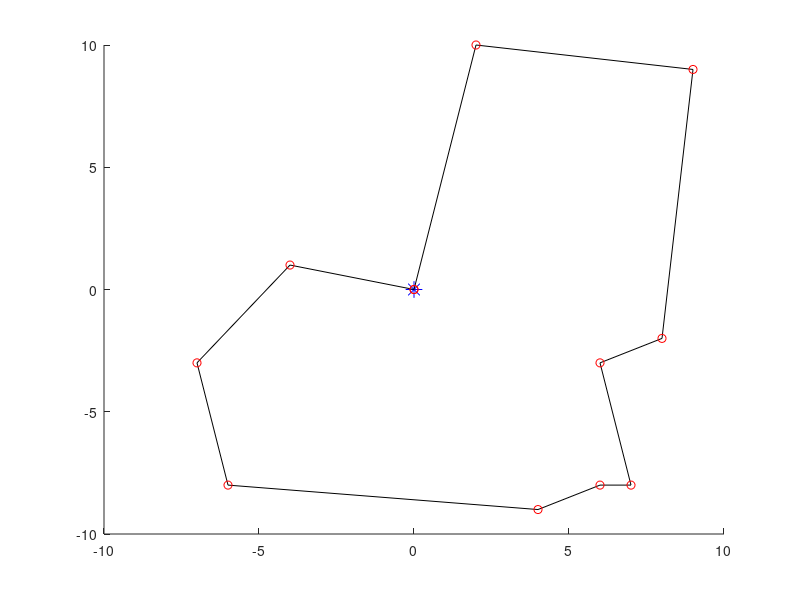
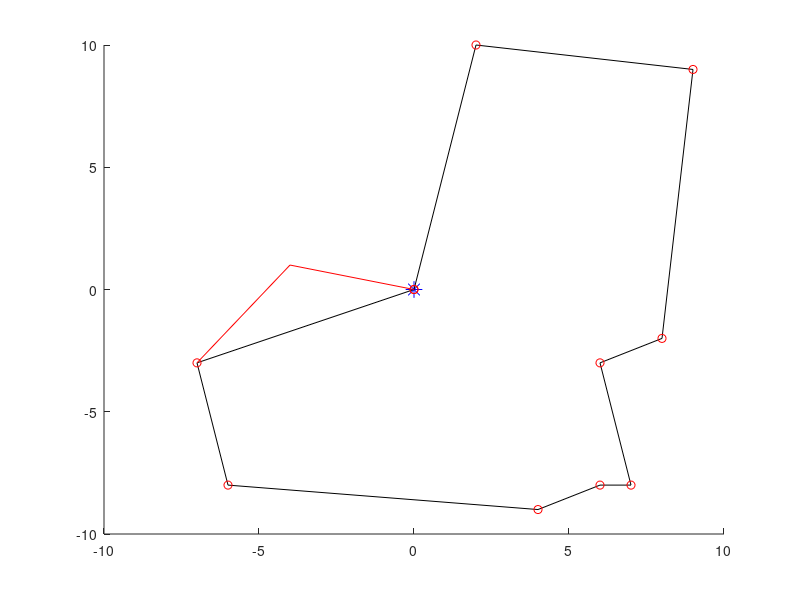
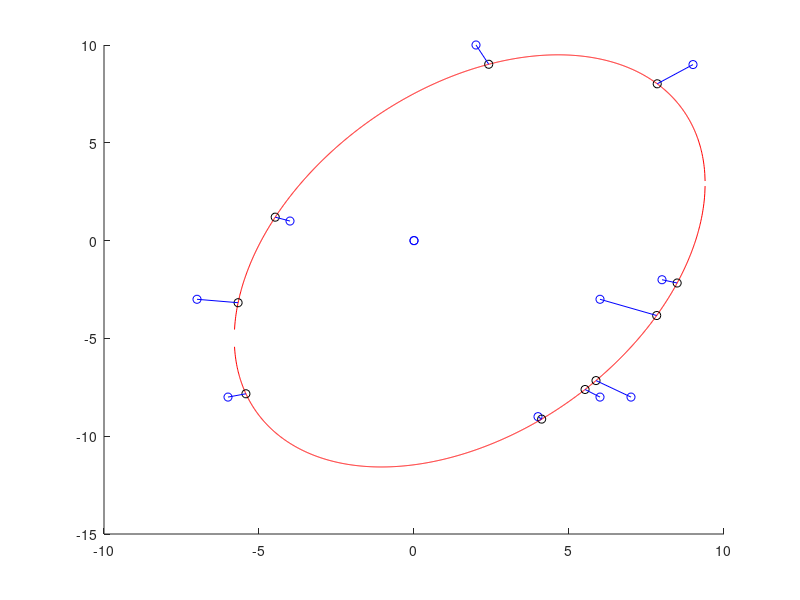

These charts were generated, in order, by the following MATLAB code: (Note: this script raises an error after producing the figures.)
function[] = TDRA( )
% This main function will execute the entirety of the Truck and Drone 
% routing algorithm. 

%%%
% When it comes to calculating the "travel time between two customers" we will 
% use the distance between the two nodes for trucks. When calculating the 
% travel time between two customers by UAV, we will use the distance but 
% divided by a speed factor of 1.5.
%%%

    % Variables 
    %      C0            Set of customer locations with depot as the starting
    %                     location where C0.x is the x location of the
    %                     customers and C0.y is the y locations of the
    %                     customers. 
    %       c            Number of customers
    %       U            Set of drones
    %       u            Number of drones
    % aafDistancesTruck  Travel times between two customers i & j by truck
    %     soln           Our representation of the solution where:
    %                      ansoln.Part1 represents the sequence of customers
    %                          visited by the truck
    %                      ansoln.Part2 represents the assignment of
    %                          customers to UAVs & also the sequence of
    %                          visits by each UAV
    %                      ansoln.Part3 represents the launch locations of
    %                          each UAV for every flight
    %                      ansoln.Part4 represents the reconvene locations of
    %                          each UAV for every flight
    %       Rmax         Maximum number of iterations that our heuristic
    %                      will run
    %       WeightInfo   The weight of each heuristic which serves as an
    %                      indicator of the performance of the heuristic

    
    
    
    % Generate customer locations
%     C0.x = (50 - -50)*rand(1, 4) + -50;
%     C0.y = (50 - -50)*rand(1, 4) + -50;
%     C0.x = [ 0 -10 0 0 ]; % we treat the first slot as the depot;
%     C0.y = [ 0 0 -10 -5 ];  % we treat the first slot as the depot;
%     C0.x = [ 0 randi([-10, 10], 1, 10) 0 ];
%     C0.y = [ 0 randi([-10, 10], 1, 10) 0 ];
    
    C0.x = [ 0 -4 -7 -6 4 6 2 9 8 7 6 0 ];
    C0.y = [ 0 1 -3 -8 -9 -3 10 9 -2 -8 -8 0];
    
% %          0  1  2  3  4  0   Customer ID
% %          1  2  3  4  5  6   Indices
%     C0.x = [ 0  8  6 -7  1  0 ];
%     C0.y = [ 0 -2 -3 -3  2  0 ];

%            0  1  2  3  4  5  6  0  Customer ID
%            1  2  3  4  5  6  7  8  Indices
%     C0.x = [ 0 -2 -3  2  2  7 -4  0 ]; 
%     C0.y = [ 0  4  1  4  3  1  3  0 ]; 

% 
%     C0.x = [0, 1, 2, 3, 3, 2, 1, 0 ]
%     C0.y = [0, 1, 1, 0.1, -1, -1, -1, 0]

%%%%%%%%%%%%%%%%%%%%%%%%Testing ellipse fitting %%%%%%%%%%%%%%%%%%%%%%%%
% Slanted ellipse
%     C0.x = [ 1, 2, 3, 4, 4.5, 5, 5.5, 6, 6, 5.7, 5.5, 5, 4, 3, 1, ...
%              -1, -3, -6, -7, -7.5, -7, -6, ...
%              -3, -2, -1, -4, -5];
%     C0.y = [ 7, 6, 5, 4, 3, 2, 0.5, -1, -1.5, -3.5, -4, -5, -5.3, -5.2, -4.5,...
%              8, 8, 7, 6, 4, 2, 0, ...
%              -2.5, -3, -3.5, -1.5, -1];
    

% Ellipse along x axis; This works well 
%     C0.x = [ -3, -2.5, -2, -1.5, -1, -.5, 0, .5, 1, 1.5, 2, 2.5, 3, -3, -2.5, -2, -1.5, -1, -.5, 0, .5, 1, 1.5, 2, 2.5, 3 ];
%     C0.y = [ 0.54, 1.06, 1.34, 1.52, 1.64, 1.71, 1.73, 1.71, 1.64, 1.54, 1.34, 1.06, .54, -0.54, -1.06, -1.34, -1.52, -1.64, -1.71, -1.73, -1.71, -1.64, -1.54, -1.34, -1.06, -.54 ];

% Ellipse along y axis
%     C0.x = [ 0 [ -2 : 0.5 : 2 ] [ -2 : 0.5 : 2 ] 0]
%     C0.y = [0 sqrt( 1 - (C0.x(1 : 9).^2)/4 ) [ -1*sqrt( 1 - (C0.x(10 : 18).^2)/4 ) ] 0 ]
    



    % Plot the customer locations
%     hold on
%     figure( 1 );
%     plot(0,0,'b*', 'MarkerSize', 12)
%     plot(C0.x, C0.y, 'bo')
%     hold off

    
    % Numbers of customers (excluding the depot) 
    c = length(C0.x) - 2;
    
    % Number of drones
    U = [1, 2];
    u = length(U);
    
    % Initial and final temperature (Inputs for SA)
    T0 = 90;
    TFinal = 0.01; 
    Beta_SA = 0.99;
    Imax = 20;
    
    % Calculate the distances between each all points
    % Here, our first row of the columns is how far our depot is from each 
    % of the customers. 
    aafDistances = calculateDistances(C0.x, C0.y);
    
    
    % Initialize solution data structure
    soln.anPart1 = zeros(1, length(C0.x));  % the Truck Route
    soln.anPart2 = [-1];  % Assignment of customers to UAVs
    soln.anPart3 = [-1];  % Launch locations of the UAVs
    soln.anPart4 = [-1];  % Reconvene locations of the UAVs
    
    
    % Generate initial solution s, to the STRPD based on SA
    s = simulatedAnnealing(c, aafDistances, soln, T0, TFinal, Beta_SA, Imax, u);
    
%%%%%%%%%%%%%%%%%%%%%%%%%%%%%%%%%%%%%%%%%%%%%%%%%%%%%%%%%%%%%%%%%%%%%%%%
    % Test plotting our path with drones
    % THis is correct btw
%     s.anPart1 = [ 0 4 2 3 0 ];
%     s.anPart3 = [ 2 -1 ];   % These indices refer to the cell number in part 1, so this is wrong. 
%     s.anPart2 = [ 1 -1 ];   % visits customer 1
%     s.anPart4 = [ 3 -1 ];   % returns to index 2 of s.anPart1 (which is customer 3)
% 
%     s.anPart1 = [ 0 4 3 1 2 0 ];    % MOST RECENT TEST
%     s.anPart3 = [ 1 -1 4 ];
%     s.anPart2 = [ 5 -1 6 ];
%     s.anPart4 = [ 3 -1 5 ]; 
    
%     s.anPart1 = [ 0 4 2 0 ];
%     s.anPart3 = [ 2 3 -1 ];   % These indices refer to the cell number in part 1, so this is wrong. 
%     s.anPart2 = [ 1 3 -1 ];   % visits customer 1
%     s.anPart4 = [ 3 4 -1 ];   % returns to index 2 of s.anPart1 (which is customer 3)

%     s.anPart1 = [ 0 4 2 0 ];
%     s.anPart3 = [ 2 -1 3 ];   % These indices refer to the cell number in part 1, so this is wrong. 
%     s.anPart2 = [ 1 -1 3 ];   % visits customer 1
%     s.anPart4 = [ 3 -1 4 ];   % returns to index 2 of s.anPart1 (which is customer 3)

%     s.anPart1 = [ 0 4 2 0 ];
%     s.anPart3 = [ 2 -1 3 ];   % These indices refer to the cell number in part 1, so this is wrong. 
%     s.anPart2 = [ 1 -1 3 ];   % visits customer 1
%     s.anPart4 = [ 3 -1 4 ];   % returns to index 2 of s.anPart1 (which is customer 3)
%%%%%%%%%%%%%%%%%%%%%%%%%%%%%%%%%%%%%%%%%%%%%%%%%%%%%%%%
%%%%%%%%%%%%%%%%%%%%%%%%%%%%%%%%%%%%%%%%%%%%%%%%%%%%%%%%%%%%%%%%%%%%%%%%

    % Plot the truck and drone route
    plot_route( C0, s, 1);
    
    
    % Initialize best solution, the rsult of the best solution, the 
    % iteration number, and the temperature
    s_best = s;
    fs_best = f(aafDistances, s_best, u);
    
    
    % Elliptical stuff
    solnOut = ellipticalCustomerAssignment( s_best, C0, u);
    
    % ALAN FIX THIS
    % The reason our plot isn't working too well is because for whatever
    % reason, the solnOut is choosing to return to a customer location that
    % is further away than the one it should be returning to . 
    hold on; 
    plot_route( C0, solnOut, 4)
    hold off; 
    
    f(aafDistances, solnOut, u)

    % This is line 4 of Algorithm 1: Outline of the TDRA
    solnTest = apply_heuristic_2_opt(solnOut, C0, aafDistances)

    WeightInfo = weight_init();

    Rmax = 10; 
    for iIter = 1 : Rmax
        nHeuristic = select_heuristic(WeightInfo);
    end
    
end

%%%%%%%%%%%%%%%%%%%%%%%%%%%%%%%%%%%%%%%%%%%%%%%%%%%%%%%%%%%%%%%%%%%%%%%%%%%
function[ ] = plot_route( C0, s, fig_num ) 
% plot_route will take in the customer locations & the initial solution
% produced via the Simulated annealing method. It will then plot the route 
% the truck will take. 
% Input 
%   C0      The locations of all the customers
%   s       The route we are plotting 
%   u       The number of drones 
%  fig_num  The number of the figure
% Output
%   

    % Variables
    %    a, b     Placeholder variables for the coordinates 
    %  nCustInd   counter to keep track of the customer indices 
    
    % Plot the truck route
    nCustInd = 2;
    a = [ 0 ]; 
    b = [ 0 ]; 
    
    % Fill in these a and b arrays
%     for i = s.anPart1( 2 : length(C0.x) - 1 )
    for i = s.anPart1( 2 : length(s.anPart1) - 1)
        a(nCustInd) = C0.x(i+1);
        b(nCustInd) = C0.y(i+1);
        nCustInd = nCustInd + 1; 
        a;
        b;
    end

    a(end + 1) = 0;
    b(end + 1) = 0;


        
    % Initialize the coords visited by the drones
    aanDrones = zeros(length(s.anPart2)-1, 6);
    
    C0;
    s; 
    % Fill in this matrix
    for iCustomer = 1 : length(s.anPart2)        
        if s.anPart2(iCustomer) == -1
            aanDrones( iCustomer, : ) = -1*ones(1, 6);
%             aanDrones = [ aanDrones ; -1*ones(1, 6) ]
            
        else
            aanDrones(iCustomer, 1) = C0.x(s.anPart1(s.anPart3(iCustomer)) + 1);
            aanDrones(iCustomer, 4) = C0.y(s.anPart1(s.anPart3(iCustomer)) + 1);

            aanDrones(iCustomer, 3) = C0.x(s.anPart1(s.anPart4(iCustomer)) + 1);
            aanDrones(iCustomer, 6) = C0.y(s.anPart1(s.anPart4(iCustomer)) + 1);

            aanDrones(iCustomer, 2) = C0.x(s.anPart2(iCustomer) + 1);
            aanDrones(iCustomer, 5) = C0.y(s.anPart2(iCustomer) + 1);
        end
    end
    
    
    
    % Plot the drone route
    aColors = ["r--", "b--", "g--", "k--", "m--"];
        
    % 
    aDimensions = size(aanDrones);
    
    % Plot this stuff
    figure(fig_num)
    hold on; 
    plot(0,0,'b*', 'MarkerSize', 12)
    plot(a, b, 'k-')
    plot(a, b, "ro")
    
    iDrone = 1; 
    for iRow = 1 : aDimensions 
        x = [ 0 ];
        y = [ 0 ]; 
        
        if aanDrones(iRow, 1) == -1
            iDrone = iDrone + 1; 
        else
            for iCol = 1 : 3
                x(iCol) = aanDrones(iRow, iCol);
                y(iCol) = aanDrones(iRow, iCol+3);
            end
            
            plot(x, y, aColors(iDrone));
        end
    end
    hold off; 
end

function[ aafDistances ] = calculateDistances( x, y )
% calculateDistances will calculate the distances between all the points 
%   on the graph
% INPUT
%   x, y   the x and y coordinates of the customers
% OUTPUT
%   aafDistances   An array of distances where D_ij is the distance between 
%                    house i and house j; this matrix should be symmetric

    % Variables
    %
    
    % Initialize the distances array
    aafDistances = zeros(length(x));
    
    % Calculate the distances
    for i = 1 : length(x)
        for j = 1 : length(x)
            aafDistances( i, j ) = sqrt( (x(i) - x(j))^2 + (y(i) - y(j))^2 );
        end
    end
    
end

function[ s_best ] = ...
    simulatedAnnealing( c, aafDistances, soln, T0, TFinal, Beta_SA, Imax, u)
% simulatedAnnealing function will take in an array of distances 
% and will generate a random TRP (traveling repairman problem).
% INPUT
%   c              The length of the soln
%  aafdistances    Array of distances between customers
%  soln            Data structure of solution
%   T0             The initial temperature
%   TFinal         The final temperature we want to approach
%  Beta_SA         The cooling schedule for our simulated annealing
%   Imax           The maximum number of iterations
%   u              The numebr of drones
% OUTPUT
%  s_best          Returns the best solution to the TRP 


    % Variables
    %  soln       Data structure with solutions parts 1, 2, 3, and 4 
    %     s       Solution to the TRP problem
    %  s_best     Best solution
    % fs_best     The result of the best solution7
    %     T       The current temperature of our simulated annealing
    

    % Initialize our current and final temperatures
    T = T0;     
    
    % Generate a ranomd TRP (Traveling Repairman Problem) 
    % randomly insert all customers into vector    
    soln.anPart1 = [ 0 randperm(c) 0 ];
    s = soln; % create duplicate of soln for comparison
    
    % Initilaize the best solution and the best result 
    s_best = s;
    fs_best = f(aafDistances, s, u); 
    
    sPrime = soln;
    
    % Run the simulated annealing process
    while T > TFinal
        for i = 1 : Imax 
            % Find neighbor to s
            sPrime.anPart1 = neighbor(s);
            

            
            % Check if neighbor is better than current solution 
            diff = fs_best - f(aafDistances, sPrime, u);
            
            % Check if neighbor is better
            if f(aafDistances, sPrime, u) < f(aafDistances, s_best, u)
                s_best.anPart1 = sPrime.anPart1;
                fs_best = f(aafDistances, sPrime, u); 
            end
            
            % Boltzmann probability time babbbyyyy
            if rand() < exp(-abs(diff) / T)
                s.anPart1 = sPrime.anPart1;
            end
            
        end
        
        % Cooling schedule
        T = Beta_SA * T; 
    end
    
    
    
end

function[ solnOut ] = ellipticalCustomerAssignment( solnIn, C0, k )
% The ellipticalCustomerAssignment heuristic function will take in a soln
% and then will return another solution. 

% INPUT
%  solnIn      This is the input solution
%  C0          The locations (coordinates) of the customers
%  k           Number of drones
% OUTPUT
%  solnOut     This is the output solution

    % VARIABLES
    %    D        The design matrix
    %    C        The constraint matrix
    %    S        Scatter matrix
    %    V        Matrix with columns being the eigenvectors
    %    D        Matrix where diagonals are eigenvalues
    %    g        Anonymous function for distance from point to conic
    %    h        Anonymous function for distance between two points
    % aVectorScaled  The parameters that create our ellipse
    % anSortedTruckCustomers   Vector of truck customers sorted by distance
    %                          to ellipse
    % aafDistances  Get the distances between all the points
    
    
    % Create matrix of distances
    aafDistances = calculateDistances(C0.x, C0.y);
    
    % Assign initial variables 
    solnOut = solnIn; 
    fSolnOut = f( aafDistances, solnIn, k);
    
    % Fit an ellipse to C0 
    % First create our design matrix
    D = zeros(length(C0.x) - 1, 6);
    for iRow = 1 : length(C0.x) - 1
        D( iRow, 1 ) = (C0.x(iRow))^2;
        D( iRow, 2 ) = C0.x(iRow) * C0.y(iRow);
        D( iRow, 3 ) = (C0.y(iRow))^2;
        D( iRow, 4 ) = C0.x(iRow);
        D( iRow, 5 ) = C0.y(iRow);
        D( iRow, 6 ) = 1;
        

    end
    
    
    % Next our constraint matrix
    C = zeros(6); 
    C(1, 3) = 2;
    C(3, 1) = 2;
    C(2, 2) = -1; 
    
    % Create scatter matrix
    S = D' * D;
    
    % Find our eigenvalues and eigenvectors
    [ eigenvector, eigenvalue ] = eig( S, C );
    
    % Find the smallest eigenvalue
    fMinDiag = inf;
    for iDiagonal = 1 : 6
        if eigenvalue(iDiagonal, iDiagonal) > 1e-6 && eigenvalue(iDiagonal, iDiagonal) < fMinDiag
            iMinDiag = iDiagonal;
            fMinDiag = eigenvalue(iDiagonal, iDiagonal);
        end
    end
    
    
    % Scale the parameters so that a'C*a = 1
    aVector = eigenvector( :, iMinDiag );
    fScaling = aVector' * C * aVector;
    aVectorScaled = aVector / sqrt(fScaling);
        
    
    % This function gives us the algebraic distance of any point (x, y)
    % from the conic. 
    g = @( a, x, y) (a(1)*x.^2 + a(2).*x.*y + a(3)*y.^2 + a(4)*x + a(5)*y + a(6));
    
    
    % Create functions from the quadratic formulas    
    fplus  = @(a, x) ( -(a(2)*x + a(5)) + sqrt( (a(2)*x + a(5)).^2 - 4*a(3)*(a(1)*x.^2 + a(4)*x + a(6)) ) ) / (2*a(3));
    fminus = @(a, x) ( -(a(2)*x + a(5)) - sqrt( (a(2)*x + a(5)).^2 - 4*a(3)*(a(1)*x.^2 + a(4)*x + a(6)) ) ) / (2*a(3));
    
    
    % Create array of points
    afXData = [ min(C0.x) - 10 : 0.01 : max(C0.x) + 10 ];
    % Check to see if the x and y are imaginary
    counter = 1;
    for x = afXData
        if isreal(fplus( aVectorScaled, x )) && fplus( aVectorScaled, x) ~= 0
            afXGoodData(counter) = x;
            afYDataPositive(counter) = fplus( aVectorScaled, x ); 
        end
        
        if isreal(fminus( aVectorScaled, x )) && fminus( aVectorScaled, x) ~= 0
            afYDataNegative(counter) = fminus( aVectorScaled, x );
        end
        
        if isreal(fminus( aVectorScaled, x )) && isreal(fplus( aVectorScaled, x ))
            counter = counter + 1; 
        end
        
        
    end
               
    
    % Plot the points
    figure(12345)
    hold on; 
    plot(C0.x, C0.y, 'bo')
    plot(afXGoodData, afYDataPositive, 'r-')
    plot(afXGoodData, afYDataNegative, 'r-')
    

    
    % Given a customer point (xi, yi), find the point (x, y) on an ellipse
    % that minimizes the distance between (xi, yi) and (x, y)
    
    % Set the max number of iterations, the threshold
    % for convergence
    nMax = 30; 
    fThreshold = 10^(-6);
    
    % Hard code the function and its jacobian
    h = @(x, y, lambda, xi, yi, a) ...
        [ 2*x - 2*xi + 2*a(1)*x*lambda + a(2)*lambda*y + a(4)*lambda; 
          2*y - 2*yi + a(2)*lambda*x + 2*a(3)*lambda*y + a(5)*lambda; 
          a(1)*x^2 + a(2)*x*y + a(3)*y^2 + a(4)*x + a(5)*y + a(6) ];

    h_jacobian = @(x, y, lambda, xi, yi, a) ...
        [ 2 + 2*a(1)*lambda, a(2)*lambda, 2*a(1)*x + a(2)*y + a(4); 
          a(2)*lambda, 2 + 2*a(3)*lambda, a(2)*x + 2*a(3)*y + a(5); 
          2*a(1)*x + a(2)*y + a(4), a(2)*x + 2*a(3)*y + a(5), 0 ];
      
   % Initialize ellipse points
   afEllipse.x = [];
   afEllipse.y = [];
   
   % Initialize vector of distances
   afDistanceFromEllipse = zeros(1, length(C0.x)-2); 
    
   %Instead of iterating through the length of the arrays, iterate through   
   for nCustomer = solnIn.anPart1(2 : end - 1)
       % Set initial guess
       %                  x                y        lambda
       afGuess = [ C0.x(nCustomer + 1); C0.y(nCustomer + 1); 0 ]; 
       
       
       % Get the unknowns
       [ ae_vals, j, aUnknowns ] = ... 
           newtons_method( nMax, afGuess, fThreshold, h, h_jacobian, aVectorScaled, C0, nCustomer+1);
       
       % Plot the point on the ellipse
       plot(aUnknowns(1, j-1), aUnknowns(2, j-1), 'ko')
       
       % Store the ellipse point
       afEllipse.x = aUnknowns(1, j-1);
       afEllipse.y = aUnknowns(2, j-1); 
       
       % Calculate the distance between customers and closest pt on ellipse
       afDistanceFromEllipse( nCustomer ) = sqrt( (afEllipse.x(end) - C0.x(nCustomer+1))^2 + ...
           (afEllipse.y(end) - C0.y(nCustomer+1))^2 );
       
       % Plot those thangs 
       plot( [ C0.x(nCustomer+1); afEllipse.x ], [C0.y(nCustomer+1); afEllipse.y], 'b-' )
%        [ C0.x(nCustomer); afEllipse.x ]
% %        for i = 1 : length(C0.x)
% %            plot( [ C0.x(nCustomer+1); afEllipse.x(nCustomer) ], [C0.y(nCustomer+1); afEllipse.y(nCustomer)], 'b-' )
% %        end
% %        hold off; 
             
              % Final Output Lines
%        fprintf("\n")
%         fprintf("Final Output Line for Part (a)\n")
%         fprintf("Current k    |      e^(k+1)     |      x^(k+1)\n" );
%         fprintf("  %4d       |   %10.10f   |   [ %2.6f ; %2.6f; %2.6f ]   \n", k-2, ae_vals(k-1), aUnknowns(1, k-1), aUnknowns(2, k-1), aUnknowns(3, k-1))
       
   end
    
   hold off;
   
   
   % Sort the customer in descending order from distance to the ellipse
   [ afSortedDistances, anSortedTruckCustomers ] = sort( afDistanceFromEllipse, 2, "descend" );

   afSortedDistances;
   
   
   % Get the distance matrix (the distances between all the points)
   aafDistances = calculateDistances(C0.x, C0.y); 
   
   
    % Now we start looping until no feasible position is available for
    % customers in the list for re-insertion in UAV routes
%     feasible = 1;  %
%     temp_counter = 0;     % this temporary counter will eventually be removed, 
                          % it is taking place of the feasibility thing
           
    bDone = 0;


    
% if for one iteration of the repeat loop, doesn't improve. 


    while ~bDone 
        % Initialize the "previous" best waiting time
        fTotalWaitingTimePrev = fSolnOut; 

        for i = 1 : length(anSortedTruckCustomers)           
            % Store the index of customer i in anSortedTruckCustomers
            jCust = anSortedTruckCustomers(i);  % customer index at index i in anSortedTruckCustomers
            
            % Select customer c_j in the list & remove it from truck route
            solnRemovedCustomer = soln_remove_truck_customer(solnIn, jCust);

%             %%%%% TEMPORARY STUFF REMOVE AFTER TESTING %%%%%
%             solnIn.anPart1 = [0 10 9 8 7 3 5 6 0];
%             solnIn.anPart3 = [ 1 6 -1 2 3 6];
%             solnIn.anPart2 = [11 1 -1 12 4 2];
%             solnIn.anPart4 = [3 7 -1 3 6 7];
%             solnIn
%             jCust = 8  % This is the customer we will be removing
%             %%%%% TEMPORARY STUFF REMOVE AFTER TESTING %%%%%
            
            % Check all potential positions in truck route
            for iTruckStop = 2 : length(solnIn.anPart1) - 1
                % Insert the customer in the truck route
                insertedTruckSoln = ...
                    soln_insert_truck_customer(solnRemovedCustomer, jCust, iTruckStop);
                
                
                % Check feasibility 
                % Totally checking feasibility, yep looks super great
                bFeasible = check_feasibility(insertedTruckSoln);           
                
                % Calculate the total waiting time
                fTruckInsertionWaitingTime = f( aafDistances, insertedTruckSoln, k ); 

                % Compare this s to our original s_out
                if bFeasible && (fTruckInsertionWaitingTime < fSolnOut)
                    solnOut = insertedTruckSoln; 
                    fSolnOut = fTruckInsertionWaitingTime; 
                end
            end

            % Intialize feasibility for inserting customer into drone
%             bFeasible = 1;  
            
            indexindexindex = 1;
            % Check all potential positions in drone route
            for iDrone = 1 : k
                for iStopLeave = 1 : length(solnRemovedCustomer.anPart1)
                    for iStopReturn = iStopLeave + 1 : length(solnRemovedCustomer.anPart1)
                        % Insert the customer in the truck route
                        insertedDroneSoln = ... 
                            soln_add_drone_customer(solnRemovedCustomer,...
                            jCust, iDrone, iStopLeave, iStopReturn);

                        % Check feasibility
                        bFeasible = check_feasibility(insertedDroneSoln, C0, aafDistances);

                        % Let's check what it looks like
%                         hold on; 
%                         plot_route( C0, insertedDroneSoln, indexindexindex)
%                         hold off;
                        
                        % Calculate the total waiting time
                        % note: when calculating wait times, we are using
                        % the CURRENT soln.anPart1 
                        fDroneInsertionWaitingTime = f( aafDistances, insertedDroneSoln, k); 

                        % Compare this to the solnOut
                        if bFeasible && (fDroneInsertionWaitingTime < fSolnOut)
                            solnOut = insertedDroneSoln; 
                            fSolnOut = fDroneInsertionWaitingTime; 
                        end

                        indexindexindex = indexindexindex + 1; 
                    end
                end
            end
        end % here here here


        % Remove the customer from the list
        anSortedTruckCustomers(1) = []; 


        % right here
        if fTotalWaitingTimePrev <= fSolnOut 
            bDone = 1; 
        end
    end

end

function[ ae_vals, k, aUnknowns ] = ...
    newtons_method( nMax, afGuess, fThreshold, h, h_jacobian, a, C0, iCustomer )
% Newton's method will approximate the roots of our function h. For this
% particular problem, h is the gradient of our distance formula. 
% Input
%   nMax               The maximum number of iterations
%   afGuess            Our initial guess
%   fThreshold         The threshold for convergence
%   h                  The function we are trying to find the root of 
%   h_jacobian         The jacobian of function h
%   aVectorScaled      The paramters we found to create our ellipse
%   C0                 Our set of customers
%   iCustomer          The current customer we are at
% Output
%   ae_vals            Array of error values
%   k                  Number of iterations
%   aUnknowns          Array of unknowns we are trying to find

    % Local Variables
    %  k           Number of iterations it took to converge
    %  e           The error value
    %  xi          x coordinate of the customers
    %  yi          y coordinate of the customers
    
    % Initialize k values and error value e
    k = 1; 
    e = 99;   % absurd error value
    
    % Create variables for the x and y coordinates of the customers
    xi = C0.x(iCustomer); 
    yi = C0.y(iCustomer); 
    
    % Initialize vector to hold the updating x, y, and lambda values and
    % vector for e values
    aUnknowns = zeros(3, nMax); 
    ae_vals = zeros(1, nMax); 
    aUnknowns(:, 1) = afGuess; 
    ae_vals(1) = e; 
    
    % Run Newton's Method for the vector case
    while k < nMax + 2 && ae_vals(k) > fThreshold
        aUnknowns(:, k+1) = aUnknowns(:, k) - ... 
            h_jacobian(aUnknowns(1, k), aUnknowns(2, k), aUnknowns(3, k), xi, yi, a) \ ...
            h(aUnknowns(1, k), aUnknowns(2, k), aUnknowns(3, k), xi, yi, a ); 
        
        % Calculate the error
        ae_vals(k+1) = norm( aUnknowns(:, k+1) - aUnknowns(:, k) );
        
        % Print k, the error and the value
%         fprintf("Current k    |      e^(k+1)     |      x^(k+1)\n" );
%         fprintf("  %4d       |   %10.10f   |   [ %2.6f ; %2.6f; %2.6f ]   \n", k-1, ae_vals(k+1), aUnknowns(1, k+1), aUnknowns(2, k+1), aUnknowns(3, k+1))
        
        % Update k 
        k = k + 1; 
    end
end

function[ solnOut ] = soln_remove_truck_customer(solnIn, jCust)
% The soln_remove_truck_Customer function takes in a solution structure and
% the customer j that we will be removing from the truck route. It will
% first loop over soln.anPart1 to find jCust. Then it will "remove him" by
% esentially shifting everyone in solnIn.anPart1 after him down by 1. 
% Input
%  solnIn     The solution we are currently working with
%  jCust      The customer we will be removing from part 1 of solnIn
% Output
%  solnOut    The resulting solution

    % Local variables
    %  iCustomer     counter variable to keep track of the customer index
    %  
    
    % Loop over soln.anPart1 to find jCust
    for iCustomer = 1 : length(solnIn.anPart1)
        if solnIn.anPart1(iCustomer) == jCust
            jCustIndex = iCustomer; 
        end
    end
    
    % Remove jCust and shift everyone down
    solnIn.anPart1(jCustIndex) = [];
    solnIn.anPart1;

    % Shift things in part 3 and part 4 that are after the removal slot
    % down by 1
    nDroneCounter = 1; 
    for nIndex = 1 : length(solnIn.anPart3)
        if solnIn.anPart3(nIndex) < 0
            nDroneCounter = nDroneCounter + 1;
            
        else
            if solnIn.anPart3(nIndex) > jCustIndex  % "if it comes after"
                solnIn.anPart3(nIndex) = solnIn.anPart3(nIndex) - 1;  
            end
            
            if solnIn.anPart4(nIndex) > jCustIndex
                solnIn.anPart4(nIndex) = solnIn.anPart4(nIndex) - 1; 
            end
        end
    end
    
    % Return the solnOut
    solnOut = solnIn; 
  
end

function[ solnOut ] = soln_insert_truck_customer(solnIn, jCust, iStop)
% The soln_insert_truck_customer method will take in the solution, the
% jCustomer we will be inserting, and the place where the truck will be
% inserted. 
% Inputer
%    solnIn    The input solution
%    jCust     the customer that will be inserted
%    iStop     Where the truck will be placed

    % Local Variables
    %
    
    % Initialize the out solution 
    solnOut = solnIn;
    
    % First insert values 1 to iStop - 1
    solnOut.anPart1 = solnIn.anPart1(1 : iStop - 1);
    
    % Next insert jCust
    solnOut.anPart1(iStop) = jCust; 
    
    % Next insert the remaining values iStop to the end of the array
    solnOut.anPart1 = [ solnOut.anPart1 solnIn.anPart1(iStop : end)]; 
    
    % Update anPart3 and anPart4
    nDroneCounter = 1; 
    for nIndex = 1 : length(solnIn.anPart3)
        if solnIn.anPart3(nIndex) < 0
            nDroneCounter = nDroneCounter + 1; 
        else
            if solnIn.anPart3(nIndex) >= iStop
                solnOut.anPart3(nIndex) = solnIn.anPart3(nIndex) + 1; 
            end
            
            if solnIn.anPart4(nIndex) >= iStop
                solnOut.anPart4(nIndex) = solnIn.anPart4(nIndex) + 1; 
            end
        end
    end             
end

function[ solnOut ] = ...
    soln_add_drone_customer(solnIn, jCust, iDrone, iStopLeave, iStopReturn)
% soln_add_drone_customer will take in the current solution data structure,
% the customer we will be including, the drone that will be delivering to
% it as well as where the drone will be departing from and arriving to. 
% Input
%  solnIn       Current solution
%  jCust        Customer we are inserting
%  iDrone       The drone that will be delivering to that customer
%  iStopLeave   The index from which the drone will be leaving (based off
%                of the indices from soln.anPart1) 
%  iStopReturn  The index where the drone will be returning (also based off
%                of the indices from soln.anPart1)

% Output
%  solnOut      The resutling solution. 

    % Local variable
    % iPart3Drone     The drone we are currently looking at in part 3
    
    
    % Find the drone we are looking for in solnIn.anPart3
    iPart3Drone = 1;                   
    nDroneCounter = 1;
    
    % Initialize the solnOut
    solnOut = solnIn; 
    
    while (nDroneCounter ~= iDrone)
        % If we hit a separator (-1) increment the drone
        if (solnIn.anPart3(iPart3Drone) == -1)
            nDroneCounter = nDroneCounter + 1; 
        end
        iPart3Drone = iPart3Drone + 1; 
    end
    
    
    % Look for where iStopLeave fits in solnIn.anPart3 (start from
    % iPart3Drone)
    bPlaced = 0;
    iLeavePlacement = iPart3Drone; 
    while (~bPlaced)        
        % In the case that we want to assign drone n a customer, but there
        % are currently no drone n customers
        if iLeavePlacement > length(solnIn.anPart3)
            % Insert placeholder slot
            solnOut.anPart3(end + 1) = 0;
            solnOut.anPart2(end + 1) = 0; 
            solnOut.anPart4(end + 1) = 0; 
        end
                    
        if (solnOut.anPart3(iLeavePlacement) < iStopLeave)
            % Then we place it in index iLeavePlacement
            bPlaced = 1; 
            
        else
            % We iterate through
            iLeavePlacement = iLeavePlacement + 1; 

        end
    end
    
    
    % Shift oclumns in Part 3 up by 1
    % Shift the columns at & abova where it goes to the right by 1
    solnOut.anPart3 = solnIn.anPart3(1 : iLeavePlacement - 1); 
    
    % Insert the index it will be leaving from
    solnOut.anPart3(iLeavePlacement) = iStopLeave;
    
    % Insert the remaining values iStopLeave to the end of the array
    solnOut.anPart3 = [ solnOut.anPart3 solnIn.anPart3(iLeavePlacement : end) ];
    
    % ----
    % Shift columns in Part 2 up by 1
    % Shift the columns at & abova where it goes to the right by 1
    solnOut.anPart2 = solnIn.anPart2(1 : iLeavePlacement - 1);
    
    % Insert the customer jCust
    solnOut.anPart2(iLeavePlacement) = jCust; 
    
    % Insert the remaining values iStopLeave to the end of the array
    solnOut.anPart2 = [ solnOut.anPart2 solnIn.anPart2(iLeavePlacement : end) ]; 
    
    
    % ----
    % Shift the columns in Part 4 up by 1
    % Shift the columns at & above where it goes to the right by 1
    solnOut.anPart4 = solnIn.anPart4(1 : iLeavePlacement - 1);

    % Insert the customer return index
    solnOut.anPart4( iLeavePlacement ) = iStopReturn; 
    
    % Insert the remaining values iStopLeave to the end of the array
    solnOut.anPart4 = [ solnOut.anPart4 solnIn.anPart4(iLeavePlacement : end) ];       
end

function[ sPrime ] = neighbor( soln )
% The neighbor function will implement the well-known 2-opt method for
% creating neighbors for our current solution s. Here, we must note that
% our 2-opt method will switch two customers within the vector of Parts 1
% and 2. The customers are selected randomly. Our 2-opt is a local search
% heuristic.

% INPUT
%   soln       Current solution data structure.
% OUTPUT
%  sPrime      A neighbor to input solution soln

    % Variables
    %    sPrime    The soln.anPart1 which is the neighbor to our original 
    %                soln.anPart1  
    %  randIndex1  The index of the customer that will be switched out from
    %                part 1 of the soln data structure
    %  randIndex2  The index of the customer that will be switched out from
    %                part 2 of the soln data structure. 
    %    nTemp     A temporary variable that holds the customer at index 
    %                randIndex1
    
    
    % Randomly pick two customer indices from anPart1 
    randIndex1 = -1;
    randIndex2 = -1;
    
    % Make sure that we don't pick the same two indices
    while randIndex1 == randIndex2
        randIndex1 = randi([2, length(soln.anPart1)-1]);
        randIndex2 = randi([2, length(soln.anPart1)-1]); 
    end
    
%     fprintf("Before switching: \n")
%     soln.anPart1
    
    % Switch their positions in soln.anPart1
    nTemp = soln.anPart1(randIndex1);
    soln.anPart1(randIndex1) = soln.anPart1(randIndex2);
    soln.anPart1(randIndex2) = nTemp; 
    
% %     fprintf("after switching: \n")
%     soln.anPart1
    
    % Return the new neighbor to the input solution
    sPrime = soln.anPart1;
    
end

function[ bValid ] = check_flight_validity( aafDistances, nLeaving, nVisiting, nReturning ) 
% Check flight validity will take a matrix of distances, as well as the
% leaving, visiting, and returning nodes of a drone flight path. It will
% then determine if the flight distance of the drone falls within
% parameters. 

% Input
%   aafDistances    Matrix of distances between customer nodes
%   nLeaving        The node from which the drone will be leaving
%   nVisiting       The customer node which the drone visits
%   nReturning      The cusotmer that the drone returns to 
% Output
%   bValid          Boolean variable that determines whether the flight
%                       path is valid

    % Variables
    % maxDistance   The maximum flight distance a drone can fly
    % alpha         The factor by which the flight distance is divided to
    %                 account for drone speed
    % a             Distance from departure to the customer
    % b             Distnace from the customer to the returning depot
    % fDrone Distance   The total "distance" flown by the drone
    

    % Initialize max flight distance, alpha, and boolean valid variable
    maxDistance = 10; 
    alpha = 1.5;
    bValid = 1; 
    
    % Calculate the distance from departure to the customer
    a = aafDistances(nLeaving+1, nVisiting+1); 

    % Calculate the distance from the customer to the returning
    b = aafDistances(nVisiting+1, nReturning+1); 

    % Total drone distance 
    fDroneDistance = (a+b)/alpha; 

    if fDroneDistance > maxDistance
        bValid = 0; 
    end
end

function[ fTotalWaitTime ] = f( aafDistances, soln, k)
% This function f is our wait time function. In this case, we treat
%  the time = distance for our trucks and we calculate the time for the 
%  drones using a speed factor of 1.5

% INPUT
%   aafDistances    Array of floats containing the distances between custs.
%   soln            Data structure of solutions in parts 1, 2, 3 and 4 
%   k               Number of drones
% OUTPUT
%   fTotalWaitTime  Float of total wait time 
    

    % Variables
    %   alpha         Our speed factor for the drones. 
    %   aSoln         Current solution
    
    
    % Initialize constants
    alpha = 1.5;
    
    
    % Create temporary list of customers
    anCustomers = soln.anPart1;
    
    % Create vector arrival and departure times for drones and trucks
    aafDroneArrivalTime = zeros(k, length(aafDistances));
    aafTruckArrivalTime = zeros(1, length(aafDistances));
    aafTruckDepartureTime = zeros(1, length(aafDistances));
    
    % Calculate the total wait time for the truck customers
    iPrevious = 1; 
    for iCustomerIndex = 2 : length(soln.anPart1) % Here iCustomerIndex = 1 & = length(soln.anPart1) are the nodes 
        iDrone = 1; % Initialize drone counter
        
        % Calculate the arrival time of the truck to this node        
%         aafTruckArrivalTime(anCustomers(iCustomerIndex) + 1) = ...
%             aafDistances( anCustomers(iCustomerIndex - 1) + 1, anCustomers(iCustomerIndex) + 1 ) ...
%           + aafTruckArrivalTime( anCustomers(iCustomerIndex - 1) + 1);
        aafTruckArrivalTime(anCustomers(iCustomerIndex) + 1) = ...
            aafDistances( anCustomers(iCustomerIndex - 1) + 1, anCustomers(iCustomerIndex) + 1 ) ...
          + aafTruckDepartureTime( anCustomers(iCustomerIndex - 1) + 1);
        
%         "Put this arrival times in aafTruckDepartureTimes and vector and 
%          then update them if they have a drone approaching that same
%          node. So that if there is no drone going towards customer at
%          iCustomerIndex, then they already have something in their truck
%          arrival time vector. That is, we are assuming that no customer
%          has a drone delivering to them. 
%          NOTE: ASSUME INSTANTANEOUS ARRIVAL AND DEPARTURE
        aafTruckDepartureTime(anCustomers(iCustomerIndex) + 1) = ...
            aafTruckArrivalTime(anCustomers(iCustomerIndex) + 1);
        

        
        for iReconveneIndex = 1 : length(soln.anPart4)
            
            % Check if we have an "X" there
            if soln.anPart4(iReconveneIndex) == -1
                iDrone = iDrone + 1;
            end
            
            % Get the arrival time of the drones
            if iCustomerIndex == soln.anPart4(iReconveneIndex) % This means there is a drone flying to this point

                % calculate distance from departure node to customer node
                a = aafDistances( anCustomers(soln.anPart3(iReconveneIndex)) + 1, soln.anPart2(iReconveneIndex) + 1);
                
                % Calculate distance from customer node to arrival node
                b = aafDistances( soln.anPart2(iReconveneIndex) + 1, anCustomers(soln.anPart4(iReconveneIndex)) + 1);
%                 b = aafDistances( soln.anPart2(iReconveneIndex) + 1, anCustomers(soln.anPart4(iReconveneIndex) + 1) );

                
                aafDroneArrivalTime(iDrone, anCustomers(soln.anPart4(iReconveneIndex)) + 1) = (a + b)/alpha;
                
                %%%% WORKS TILL HERE %%%%
                
                % if Truck is there before the drone, it must wait
                if aafTruckArrivalTime(anCustomers(iCustomerIndex) + 1) < ... 
                        max (aafDroneArrivalTime( :, anCustomers(iCustomerIndex) + 1 ) ) ...
                        + aafTruckDepartureTime(anCustomers(iPrevious) + 1) % added this addition bit

                    aafTruckDepartureTime(anCustomers(iCustomerIndex) + 1) = ...
                        max (aafDroneArrivalTime( :, anCustomers(iCustomerIndex) + 1) ) + ...
                        aafTruckDepartureTime(anCustomers(iPrevious) + 1);
                    % do we need to add everything up to this point to the
                    % distance traveled by the drone??
                elseif aafTruckArrivalTime(anCustomers(iCustomerIndex) + 1) > max( aafDroneArrivalTime( :, iCustomerIndex) )
                    % If the drone is there before the truck
                    aafTruckDepartureTime(anCustomers(iCustomerIndex) + 1) = aafTruckArrivalTime( anCustomers(iCustomerIndex) + 1);
                end
                    
            end
            
        end
       iPrevious = iPrevious + 1;  
    end
    
    
    % Get the total waiting time 
    fTotalWaitTime = aafTruckDepartureTime( soln.anPart1(end - 1) + 1 ); 


%     %% NOTES
%     % WE MIGHT HAVE TO CREATE IF STATEMENT FOR WHAT TO RETURN. For example,
%     % if the last customer is visited by a drone and arrives there before
%     % the truck, we are not interested in waiting for the truck to get
%     % there (since our drone would have already delivered to the customer).
%     %   In this case we don't want to return the aafTruckDepartureTime. 
% 
%     % Potential Fix: in the case that we visit a customer and the drone
%     % gets there faster, IF there is a customer to visit afterwards, THEN
%     % we choose the higher time. ELSE (last customer), we take the minimum.
%     % Look at the picture titled "ECA_fig1"

end

function[ bFeasible ] = check_feasibility( solnIn, C0, aafDistances )
% This function will check the feasibility of the solution that is passed 
% in. It will check that several requirements are satisfied: 
% FOR DRONES: 
% - Travel distance for each drone <= max
% - Leaving stop of drone (part 3) < returning stop of drone (part 4)**
% - No overlapping drone trips (we don't give a drone in the air a delivery)
%       - for each slot in part 4, make sure entry in slot+1 of part 3 is 
%         >= the part 4 value
% GENERAL: 
% - Make sure each customer is delivered to 
% - Battery pack availability/battery life for consecutive trips
% - No out and back trips (covered by **) (part3 == part4)
% TRUCK: 
% - truck must start and end at the depot
% Input
%  solnIn         Input solution
%  C0             The customer locations
%  aafDistances   The distances between customer nodes
% Output
%   bFeasible  Boolean value that is true if the solution is feasible; 
%               false otherwise

    % Local variables
    %  maxDistance     The max distance a drone can fly
    %  alpha           Drone flight multiplier constant
    %  fDroneDistance  The distance flown by a specific drone

    % Initialize drone flight multiplier constant
    alpha = 1.5;

    % Initialize maxDistance variable
    maxDistance = 10; 
    
    % Initialize bFeasible to true
    bFeasible = 1; 

    % Create variable for all of the customers
    anCustomers = solnIn.anPart1; 

    % Make sure that drone isn't traveling back and forth
    iCustIndex = 1; 
    while iCustIndex <= length(solnIn.anPart3) && bFeasible
        if (solnIn.anPart3(iCustIndex) == solnIn.anPart4(iCustIndex) && solnIn.anPart3(iCustIndex) ~= -1)
            bFeasible = 0; 
        end

        if (solnIn.anPart3(iCustIndex) == 1 && (solnIn.anPart4(iCustIndex) == length(solnIn.anPart1)))
            bFeasible = 0; 
        end
        iCustIndex = iCustIndex + 1; 
    end

    % Make sure that the travel distance for each drone is not too far
    i = 1; 
    while i <= length(solnIn.anPart3) && bFeasible
        fDroneDistance = 0; 
        if (solnIn.anPart3(i) ~= -1)
            % Here, we will do the drone flight distance calculation the
            % way we did it in the f() function. 

            % Calculate the distance from departure to the customer
            a = aafDistances( anCustomers(solnIn.anPart3(i)) + 1, solnIn.anPart2(i) + 1); 

            % Calculate the distance from the customer to the arrival
            b = aafDistances( solnIn.anPart2(i) + 1, anCustomers(solnIn.anPart4(i)) + 1); 

            % Total Drone distance
            fDroneDistance = (a+b)/alpha;
        end

        if fDroneDistance > maxDistance
            bFeasible = 0; 
        end
        i = i+1; 
    end
end

% Heuristics
function[ WeightInfo ] = weight_init()
% The weight_init() function will initialize the weights of all the
% heuristics available to us and return a structure that keeps track of
% scores, times, weights, gammas, and segments. 

% Input
% 

% Output
%   WeightInfo          The variable WeightInfo is a data structure with
%                        the following attributes: 
%
%    WeightInfo.afScores  : pi vector which represents the heuristic scores
%    WeightInfo.anTimes   : theta vector which represents the number of
%                            times each heuristic was used 
%    WeightInfo.aafWeights: w_q,l array which represents the weight of
%                            heuristic q (col) used in segment l (row)
%    WeightInfo.fGamma    : a coefficient between 0 and 1 used to balance
%                            between the value of earlier weights and the
%                            new normalized scores
%         .nSegmentCounter: current l 

    % Variables
    %   numHeuristics      The current number of heuristics implemented in
    %                       the code; 

    % Number of heuristics
    numHeuristics = 2; 
    
    % Initialize WeightInfo
    WeightInfo.afScores = zeros(1, numHeuristics); % 2 heuristics 
    WeightInfo.anTimes = zeros(1, numHeuristics); 
    WeightInfo.aafWeights(1, :) = (1/numHeuristics) * ones(1, numHeuristics); 
    WeightInfo.fGamma = 0.2; 
    WeightInfo.nSegmentCounter = 1; 
    
end

function[ nHeuristic ] = select_heuristic( WeightInfo ) 
% The select_heuristic function will take in a WeightInfo variable with a
% structure with the attributes: scores, times, weights, gamma, and segment
% counter. It will calculate the probabilities of the heuristic being
% selected using the WeightInfo.aafWeights attribute. 

% Input
%  WeightInfo       Structure with attributes afScores, anTimes,
%                    aafWeights, fGamma, and nSegmentCounter

% Output
%  nHeuristic       Returns the index associated with the chosen heuristic.
%                    For example, 1 = 2-Opt Heuristic, 2 = 3-opt Heuristic,
%                    3 = Greedy Assignment Heuristic, etc

    % Variables
    %  afProbabilities       Vector of probabilities of each heuristic being selected
    %  fHeuristicWeightSum   The sum of the weights from
    %                           WeightInfo.nSegmentCounter
    %  anSize                The dimensions of the aafWeights attribute

    % Calculate the size
    anSize = size(WeightInfo.aafWeights);

    % Calculate vector of probabilities
    fHeuristicWeightSum = 0; 
    for i = 1 : anSize(2)
        fHeuristicWeightSum = fHeuristicWeightSum + ... 
            WeightInfo.aafWeights(WeightInfo.nSegmentCounter, i); 
    end
    
    afProbabilities = ...
        WeightInfo.aafWeights(WeightInfo.nSegmentCounter, :) / fHeuristicWeightSum; 

    % Split interval 
    afBoundaries = [0]; 

    for i = 1 : length(afProbabilities)
        afBoundaries(i+1) = afBoundaries(i) + afProbabilities(i);
    end
    
    % Randomly select one
    fRand = rand(); 

    % Map the rand # to nHeuristic
    for i = 1 : length(afBoundaries)
        if fRand >= afBoundaries(i)
            nHeuristic = i; 
        end
    end      
end

function[ solnNew ] = apply_heuristic_2_opt( solnCurr, C0, aafDistances )
% This function will implement the 2-opt heuristic which will swap two
% customers within the vector of Parts 1 and 2. The customers are selected
% randomly for the 2-Opt method. Chainging the values in Parts 1 and 2
% while keeping the values in Parts 3 and 4 unchanged may lead to an
% infeasible solution due to the flight range constraint. In the case of
% infeasibility, we use the DRONE PLANNER HEURISTIC. 

% Input
%  solnCurr       The current solution 
%  C0             The locations (coordinates) of the customers
%  aafDistances   The distances between customer node

% Output
%  solnBest   The best solution our algorithm was able to determine

    % Variables
    %  nCustA      Randomly selected customer integer
    %  nCustB      Randomly selected customer integer
    %  nCustomers  Number of customers
    %  nIndA1      Index of customer A if in part 1 (-1 if not in part 1)
    %  nIndB1      Index of customer B if in part 1 (-1 if not in part 1)
    %  nIndA2      Index of customer A if in part 2 (-1 if not in part 1)
    %  nIndB2      Index of customer B if in part 2 (-1 if not in part 1)

    % Get the number of customers
    nCustomers = length(solnCurr.anPart1) - 2; 

    for i = 1 : length(solnCurr.anPart2) 
        if solnCurr.anPart2(i) ~= -1
            nCustomers = nCustomers + 1; 
        end
    end
    
    % Get customers to be swapped
    nCustA = randi([1, nCustomers]); % Ignore the 2 zeros
    nCustB = randi([1, nCustomers]);
    
    while nCustB == nCustA
        nCustB = randi([1, nCustomers]);
    end

    % Find which slot in either part1 or part2 each of A & B are at
    % Part 1
    nIndA1 = -1; 
    nIndB1 = -1; 
    for nIndex = 1 : length(solnCurr.anPart1)
        if nCustA == solnCurr.anPart1(nIndex)
            nIndA1 = nIndex;
        end

        if nCustB == solnCurr.anPart1(nIndex) 
            nIndB1 = nIndex;
        end
    end

    % Part 2
    nIndA2 = -1; 
    nIndB2 = -1; 
    for nIndex = 1 : length(solnCurr.anPart2)
        if nCustA == solnCurr.anPart2(nIndex)
            nIndA2 = nIndex; 
        end

        if nCustB == solnCurr.anPart2(nIndex)
            nIndB2 = nIndex; 
        end
    end

    % Create solnNew and swap the two variables
    solnNew = solnCurr; 

    % customer a in part 1 and customer b in part 2
    if nIndA1 ~= -1 && nIndB2 ~= -1
        tempCust = solnNew.anPart1(nIndA1); 
        solnNew.anPart1(nIndA1) = solnNew.anPart2(nIndB2); 
        solnNew.anPart2(nIndB2) = tempCust; 

    % customer a in part 2 and customer b in part 1
    elseif nIndA2 ~= -1 && nIndB1 ~= -1
        tempCust = solnNew.anPart2(nIndA2); 
        solnNew.anPart2(nIndA2) = solnNew.anPart1(nIndB1); 
        solnNew.anPart1(nIndB1) = tempCust; 

    % customer a and b are in part 1
    elseif nIndA1 ~= -1 && nIndB1 ~= -1
        tempCust = solnNew.anPart1(nIndA1); 
        solnNew.anPart1(nIndA1) = solnNew.anPart1(nIndB1); 
        solnNew.anPart1(nIndB1) = tempCust; 

    % customer a and b are in part 2
    elseif nIndA2 ~= -1 && nIndB2 ~= -1
        tempCust = solnNew.anPart2(nIndA2);
        solnNew.anPart2(nIndA2) = solnNew.anPart2(nIndB2); 
        solnNew.anPart2(nIndB2) = tempCust; 
    end


   % Check the feasibility
   bFeasible = check_feasibility(solnNew, C0, aafDistances); 
   if bFeasible == 0
       solnNew = apply_heuristic_7_drone_planner(solnNew, C0, aafDistances); 

       if check_feasibility(solnNew, C0, aafDistances) == 0
           solnNew = solnCurr; 
       end
   end
end

function[ solnNew ] = apply_heuristic_7_drone_planner(solnIn, C0, aafDistances) 
% This function will apply the drone planner heuristic. 

% Input
%   solnIn          The input solution structure
%   C0              The locations (coordinates) of the customers
%   aafDistances    Matrix of all distances between nodes
% Output
%   solnNew         The new solution created from the drone planner
%                       heuristic

    % Variables
    %   P_j         Nested structure that contains every (i, s) combination
    %               where i, s in V (set of all nodes in the network) &&
    %               the flight from i to j to s is in range (< L) && i and
    %               s are truck customers && i is served before s
    %  nDrones      Number of drones           

    solnNew = solnIn; 
    % Count the number of drones
    if isempty(solnIn.anPart2)
        nDrones = 0; 
    else
        nDrones = 1; 
        i = 1; 
        while i < length(solnIn.anPart2) 
            if solnIn.anPart2(i) == -1 
                nDrones = nDrones + 1; 
            end
            i = i + 1; 
        end
    end

    % Remove all UAV flights from S_out
    solnNew.anPart2(1) = []; 
    solnNew


    % Create the P_j variable 
    n = length(solnIn.anPart1) - 1; 
    iDroneCustomer = 1; 
    for iDrone = 1 : nDrones
        while iDroneCustomer < length(solnIn.anPart2) && solnIn.anPart2(iDroneCustomer) ~= -1           
            iRow = 1; 
            P_j(iDrone).Customer(solnIn.anPart2(iDroneCustomer)).aanCust = zeros(n*(n+1)/2, 2); % the number of possible permutations
            for iLeaving = 1 : length(solnIn.anPart1)
                for sReturning = iLeaving + 1 : length(solnIn.anPart1)
                    P_j(iDrone).Customer(solnIn.anPart2(iDroneCustomer)).aanCust(iRow, :) = ...
                        [solnIn.anPart1(iLeaving), solnIn.anPart1(sReturning)];
                    iRow = iRow + 1; 
                end
            end
            
            for iLeaving = 1 : length(solnIn.anPart1)
                for sReturning = iLeaving + 1 : length(solnIn.anPart1)
                    % Only add solution if it is feasible
                    if check_flight_validity(aafDistances, solnIn.anPart1(iLeaving), solnIn.anPart2(iDroneCustomer), solnIn.anPart1(sReturning))
                        P_j(iDrone).Customer(solnIn.anPart2(iDroneCustomer)).aanCust(iRow, :) = ...
                        [solnIn.anPart1(iLeaving), solnIn.anPart1(sReturning)];
                        iRow = iRow + 1;
                    end
                end
                
            end
            iDroneCustomer = iDroneCustomer + 1; 
        end
        iDroneCustomer = iDroneCustomer + 1; 
    end
    
    % Run algorithm
    for iteration = 1 : 10
        P_jCopy = P_j; 
        iDrone = 1; 
        bDone = 0; 
        iDroneCustomer = 1; 
        while iDrone < nDrones && bDone ~= 1
            while iDroneCustomer < length(solnIn.anPart2) && solnIn.anPart2(iDroneCustomer) ~= -1 && bDone ~= -1
                % Randomly pick (i, s) from P_c (if possible)
                anDimensions = size(P_jCopy(iDrone).Customer(solnIn.anPart2(iDroneCustomer)).aanCust);
                if anDimensions(1) == 0
                    bDone = 1; 
                else
                    nRows = anDimensions(1); 
                    nCols = anDimensions(2); 

                    P_jCopy(iDrone).Customer(solnIn.anPart2(iDroneCustomer)).aanCust
                    nRandi = randi(nRows); 
                    nRands = randi(nCols);
                    
                    % Assign launch i and reconvene s locations to customer j
                    P_jCopy(iDrone).Customer(solnIn.anPart2(iDroneCustomer))

                    % Update P_j according to the previously assigned flights to UAV_u

                    % for each customer that drone iDrone is delivering to
                        % for each possible set i, s values for that drone
                            % if i < nRandi && s <= nRandi: bOk = 1; 

                            % elseif i >= nRands && s > nRandi: bOk = 1; 

                            % else bOk = 0; 
                        
                end
            end
        end
    end







    
end
